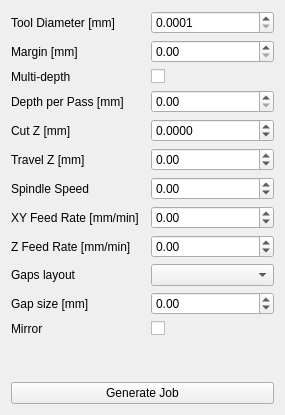
                  <widget class="QWidget" name="profile_page">
                   <layout class="QGridLayout" name="gridLayout_4">
                    <item row="3" column="1">
                     <widget class="QLabel" name="profile_depth_pass_la">
                      <property name="text">
                       <string>Depth per Pass [mm]</string>
                      </property>
                     </widget>
                    </item>
                    <item row="9" column="3">
                     <widget class="QDoubleSpinBox" name="profile_xy_feed_rate_dsb">
                      <property name="decimals">
                       <number>2</number>
                      </property>
                      <property name="minimum">
                       <double>-9999.000000000000000</double>
                      </property>
                      <property name="maximum">
                       <double>9999.000000000000000</double>
                      </property>
                     </widget>
                    </item>
                    <item row="5" column="3">
                     <widget class="QDoubleSpinBox" name="profile_cut_z_dsb">
                      <property name="accelerated">
                       <bool>true</bool>
                      </property>
                      <property name="decimals">
                       <number>4</number>
                      </property>
                      <property name="minimum">
                       <double>-9999.000000000000000</double>
                      </property>
                      <property name="maximum">
                       <double>9999.000000000000000</double>
                      </property>
                      <property name="singleStep">
                       <double>0.000100000000000</double>
                      </property>
                     </widget>
                    </item>
                    <item row="1" column="3">
                     <widget class="QDoubleSpinBox" name="profile_margin_dsb">
                      <property name="decimals">
                       <number>2</number>
                      </property>
                      <property name="minimum">
                       <double>0.000000000000000</double>
                      </property>
                      <property name="maximum">
                       <double>9999.000000000000000</double>
                      </property>
                      <property name="singleStep">
                       <double>0.010000000000000</double>
                      </property>
                     </widget>
                    </item>
                    <item row="3" column="3">
                     <widget class="QDoubleSpinBox" name="profile_depth_pass_dsb">
                      <property name="accelerated">
                       <bool>true</bool>
                      </property>
                      <property name="decimals">
                       <number>2</number>
                      </property>
                      <property name="minimum">
                       <double>0.000000000000000</double>
                      </property>
                      <property name="maximum">
                       <double>9999.000000000000000</double>
                      </property>
                      <property name="singleStep">
                       <double>0.010000000000000</double>
                      </property>
                     </widget>
                    </item>
                    <item row="11" column="1">
                     <widget class="QLabel" name="profile_taps_layout_la">
                      <property name="text">
                       <string>Gaps layout</string>
                      </property>
                     </widget>
                    </item>
                    <item row="1" column="1">
                     <widget class="QLabel" name="profile_margin_la">
                      <property name="text">
                       <string>Margin [mm]</string>
                      </property>
                     </widget>
                    </item>
                    <item row="12" column="3">
                     <widget class="QDoubleSpinBox" name="profile_tap_size_dsb">
                      <property name="accelerated">
                       <bool>true</bool>
                      </property>
                      <property name="decimals">
                       <number>2</number>
                      </property>
                      <property name="minimum">
                       <double>-9999.000000000000000</double>
                      </property>
                      <property name="maximum">
                       <double>9999.000000000000000</double>
                      </property>
                      <property name="singleStep">
                       <double>0.010000000000000</double>
                      </property>
                     </widget>
                    </item>
                    <item row="5" column="1">
                     <widget class="QLabel" name="profile_cut_z_la">
                      <property name="text">
                       <string>Cut Z [mm]</string>
                      </property>
                     </widget>
                    </item>
                    <item row="9" column="1">
                     <widget class="QLabel" name="profile_xy_feed_rate_la">
                      <property name="text">
                       <string>XY Feed Rate [mm/min]</string>
                      </property>
                     </widget>
                    </item>
                    <item row="10" column="3">
                     <widget class="QDoubleSpinBox" name="profile_z_feed_rate_dsb">
                      <property name="decimals">
                       <number>2</number>
                      </property>
                      <property name="minimum">
                       <double>-9999.000000000000000</double>
                      </property>
                      <property name="maximum">
                       <double>9999.000000000000000</double>
                      </property>
                     </widget>
                    </item>
                    <item row="16" column="1" colspan="3">
                     <widget class="QPushButton" name="profile_generate_job_pb">
                      <property name="text">
                       <string>Generate Job</string>
                      </property>
                     </widget>
                    </item>
                    <item row="0" column="1">
                     <widget class="QLabel" name="profile_tool_diameter_la">
                      <property name="text">
                       <string>Tool Diameter [mm]</string>
                      </property>
                     </widget>
                    </item>
                    <item row="2" column="3">
                     <widget class="QCheckBox" name="profile_multi_depth_chb">
                      <property name="sizePolicy">
                       <sizepolicy hsizetype="Expanding" vsizetype="Fixed">
                        <horstretch>0</horstretch>
                        <verstretch>0</verstretch>
                       </sizepolicy>
                      </property>
                      <property name="minimumSize">
                       <size>
                        <width>123</width>
                        <height>0</height>
                       </size>
                      </property>
                      <property name="text">
                       <string/>
                      </property>
                     </widget>
                    </item>
                    <item row="10" column="1">
                     <widget class="QLabel" name="profile_z_feed_rate_la">
                      <property name="text">
                       <string>Z Feed Rate [mm/min]</string>
                      </property>
                     </widget>
                    </item>
                    <item row="0" column="3">
                     <widget class="QDoubleSpinBox" name="profile_tool_diameter_dsb">
                      <property name="accelerated">
                       <bool>true</bool>
                      </property>
                      <property name="decimals">
                       <number>4</number>
                      </property>
                      <property name="minimum">
                       <double>0.000100000000000</double>
                      </property>
                      <property name="maximum">
                       <double>100.000000000000000</double>
                      </property>
                      <property name="singleStep">
                       <double>0.000100000000000</double>
                      </property>
                     </widget>
                    </item>
                    <item row="12" column="1">
                     <widget class="QLabel" name="profile_tap_size_la">
                      <property name="text">
                       <string>Gap size [mm]</string>
                      </property>
                     </widget>
                    </item>
                    <item row="15" column="1" colspan="3">
                     <spacer name="profile_vertical_spacer">
                      <property name="orientation">
                       <enum>Qt::Orientation::Vertical</enum>
                      </property>
                      <property name="sizeHint" stdset="0">
                       <size>
                        <width>20</width>
                        <height>40</height>
                       </size>
                      </property>
                     </spacer>
                    </item>
                    <item row="6" column="1">
                     <widget class="QLabel" name="profile_travel_z_la">
                      <property name="text">
                       <string>Travel Z [mm]</string>
                      </property>
                     </widget>
                    </item>
                    <item row="6" column="3">
                     <widget class="QDoubleSpinBox" name="profile_travel_z_dsb">
                      <property name="accelerated">
                       <bool>true</bool>
                      </property>
                      <property name="decimals">
                       <number>2</number>
                      </property>
                      <property name="minimum">
                       <double>-9999.000000000000000</double>
                      </property>
                      <property name="maximum">
                       <double>9999.000000000000000</double>
                      </property>
                      <property name="singleStep">
                       <double>0.010000000000000</double>
                      </property>
                     </widget>
                    </item>
                    <item row="11" column="3">
                     <widget class="QComboBox" name="profile_taps_layout_cb"/>
                    </item>
                    <item row="2" column="1">
                     <widget class="QLabel" name="profile_multi_depth_la">
                      <property name="text">
                       <string>Multi-depth</string>
                      </property>
                     </widget>
                    </item>
                    <item row="7" column="1">
                     <widget class="QLabel" name="profile_spindle_speed_la">
                      <property name="text">
                       <string>Spindle Speed</string>
                      </property>
                     </widget>
                    </item>
                    <item row="7" column="3">
                     <widget class="QDoubleSpinBox" name="profile_spindle_speed_dsb">
                      <property name="accelerated">
                       <bool>true</bool>
                      </property>
                      <property name="decimals">
                       <number>2</number>
                      </property>
                      <property name="minimum">
                       <double>-9999.000000000000000</double>
                      </property>
                      <property name="maximum">
                       <double>9999.000000000000000</double>
                      </property>
                     </widget>
                    </item>
                    <item row="13" column="1">
                     <widget class="QLabel" name="profile_mirror_la">
                      <property name="text">
                       <string>Mirror</string>
                      </property>
                     </widget>
                    </item>
                    <item row="13" column="3">
                     <widget class="QCheckBox" name="profile_mirror_chb">
                      <property name="sizePolicy">
                       <sizepolicy hsizetype="Expanding" vsizetype="Fixed">
                        <horstretch>0</horstretch>
                        <verstretch>0</verstretch>
                       </sizepolicy>
                      </property>
                      <property name="minimumSize">
                       <size>
                        <width>123</width>
                        <height>0</height>
                       </size>
                      </property>
                      <property name="text">
                       <string/>
                      </property>
                     </widget>
                    </item>
                   </layout>
                  </widget>
